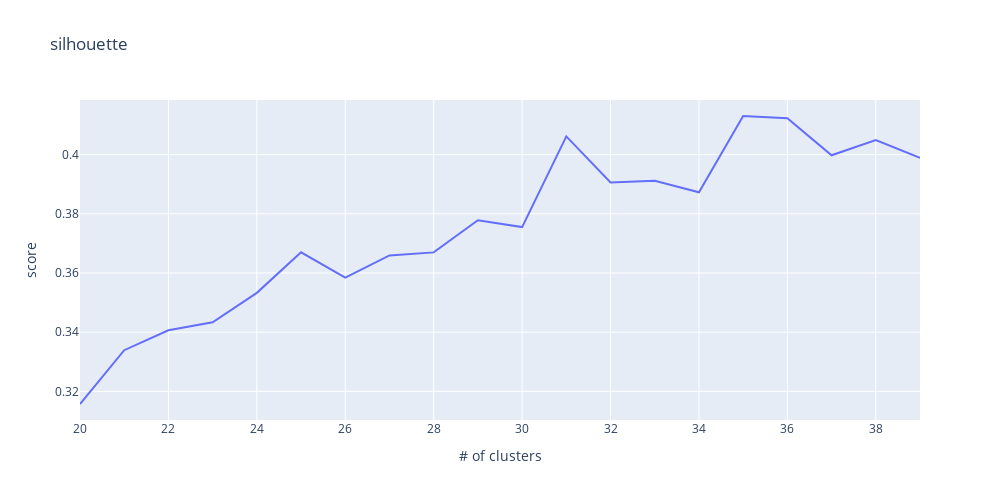

This figure's notebook cell:
### Code cell
fig = px.line(x=K,y=score,
              labels={'x':'# of clusters','y':'score'},
              title = 'silhouette')

fig.update_layout(width = 1000,height = 500)
fig.show()

### Figure 1 — Plotly figure (JSON) as saved in the notebook; plotly's stock layout.template omitted (floating-point values rounded to 4 significant figures)
{"data": [{"hovertemplate": "# of clusters=%{x}<br>score=%{y}<extra></extra>", "legendgroup": "", "line": {"color": "#636efa", "dash": "solid"}, "mode": "lines", "name": "", "orientation": "v", "showlegend": false, "type": "scatter", "x": [20, 21, 22, 23, 24, 25, 26, 27, 28, 29, 30, 31, 32, 33, 34, 35, 36, 37, 38, 39], "xaxis": "x", "y": [0.3158, 0.3339, 0.3407, 0.3434, 0.3533, 0.367, 0.3585, 0.366, 0.367, 0.3778, 0.3755, 0.4062, 0.3906, 0.3912, 0.3873, 0.413, 0.4123, 0.3998, 0.4049, 0.3989], "yaxis": "y"}], "layout": {"height": 500, "legend": {"tracegroupgap": 0}, "title": {"text": "silhouette"}, "width": 1000, "xaxis": {"anchor": "y", "domain": [0, 1], "title": {"text": "# of clusters"}}, "yaxis": {"anchor": "x", "domain": [0, 1], "title": {"text": "score"}}}}
